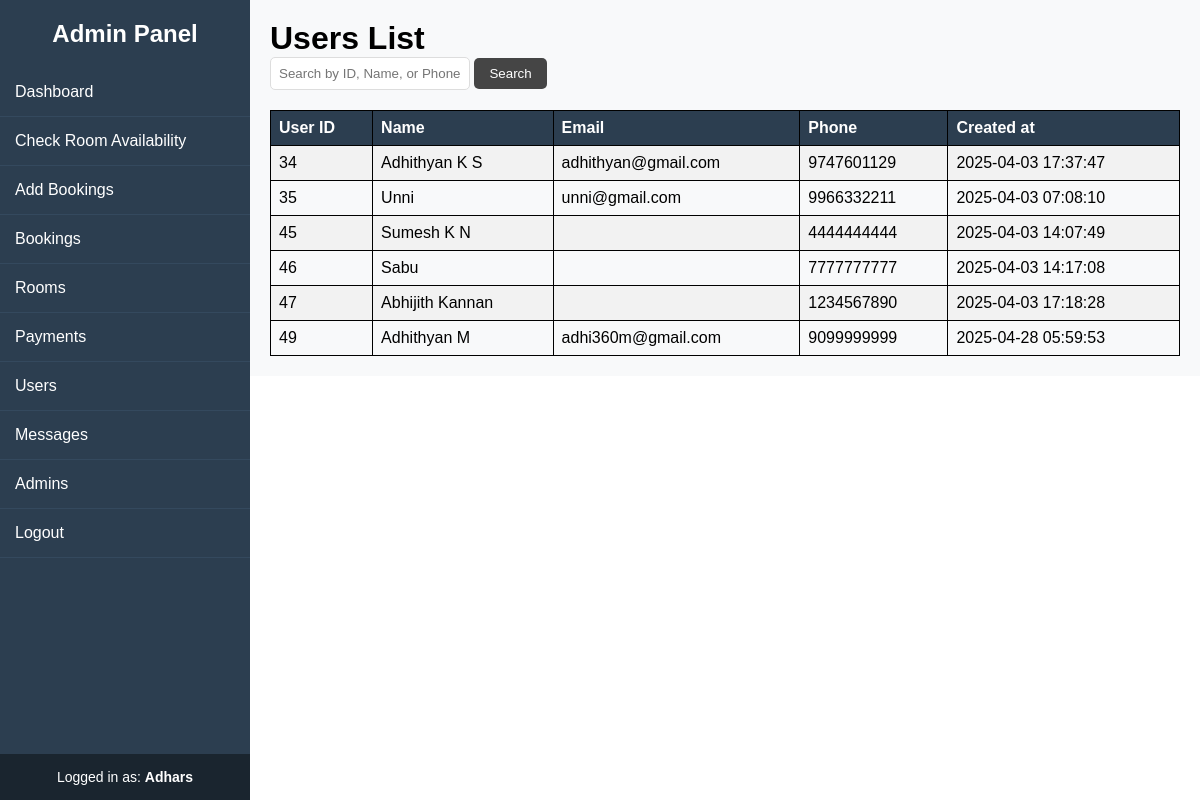
Page /admin/users.php (signed in) on the committed database.
### tables this page shows
CREATE TABLE `users` (
  `user_id` int(11) NOT NULL,
  `name` varchar(50) NOT NULL,
  `email` varchar(50) DEFAULT NULL,
  `password` varchar(25) NOT NULL,
  `phone` varchar(10) NOT NULL,
  `created_at` timestamp NOT NULL DEFAULT current_timestamp() ON UPDATE current_timestamp()
);

### admin/users.php (the view, shortened to what this page needs)
<?php include '../includes/config.php'; ?>
<!DOCTYPE html>
<html lang="en">
<head>
    <link rel="stylesheet" href="../css/sidebar.css">
    <link rel="stylesheet" href="../css/table.css">
</head>
<body>
    <?php include 'inc/sidebar.php'; ?>
    <div class="content">
        <h1>Users List</h1>
        <?php
        $search = isset($_GET['search']) ? trim($_GET['search']) : '';
        $query = "SELECT * FROM users";
        $result = $conn->query($query);
        ?>
        <form method="GET">
            <input type="text" name="search" placeholder="Search by ID, Name, or Phone" value="<?= htmlspecialchars($search) ?>">
            <button type="submit">Search</button>
        </form>
        <?php
        echo "<table><tr><th>User ID</th><th>Name</th><th>Email</th><th>Phone</th><th>Created at</th></tr>";
        while ($row = mysqli_fetch_assoc($result)) {
            echo "<tr><td>" . $row['user_id'] . "</td>";
            echo "<td>" . $row['name'] . "</td>";
            echo "<td> " . $row['email'] . "</td>";
            echo "<td>" . $row['phone'] . "</td>";
            echo "<td>" . $row['created_at'] . "</td></tr>";
        }
        echo "</table>";
        ?>
    </div>
</body>
</html>

### css/sidebar.css (style rules this page uses)
* { margin: 0; padding: 0; box-sizing: border-box; font-family: Arial, sans-serif; }
body { display: flex; }
.content { margin-left: 250px; padding: 20px; width: 100%; }

### css/table.css (style rules this page uses)
table { width: 100%; border-collapse: collapse; margin-top: 20px; }
table, th, td { border: 1px solid black; padding: 8px; text-align: left; }
th { background-color: #2c3e50; color: white; }
tr:nth-child(even) { background-color: #f2f2f2; }
.content { padding: 20px; background: #f8f9fa; }
input { padding: 8px; border: 1px solid #ddd; border-radius: 5px; width: 200px; }
form button { background:rgb(69, 69, 69); color: white; border: none; padding: 8px 15px; cursor: pointer; border-radius: 5px; transition: background 0.3s; }

### rows in the picture
users: user_id "34", name "Adhithyan K S", email "adhithyan@gmail.com", phone "9747601129", created_at "2025-04-03 17:37:47"
users: user_id "35", name "Unni", email "unni@gmail.com", phone "9966332211", created_at "2025-04-03 07:08:10"
users: user_id "45", name "Sumesh K N", phone "4444444444", created_at "2025-04-03 14:07:49"
users: user_id "46", name "Sabu", phone "7777777777", created_at "2025-04-03 14:17:08"
users: user_id "47", name "Abhijith Kannan", phone "1234567890", created_at "2025-04-03 17:18:28"
users: user_id "49", name "Adhithyan M", email "adhi360m@gmail.com", phone "9099999999", created_at "2025-04-28 05:59:53"

### other values in the picture
$_SESSION['admin_name'] "Adhars"
